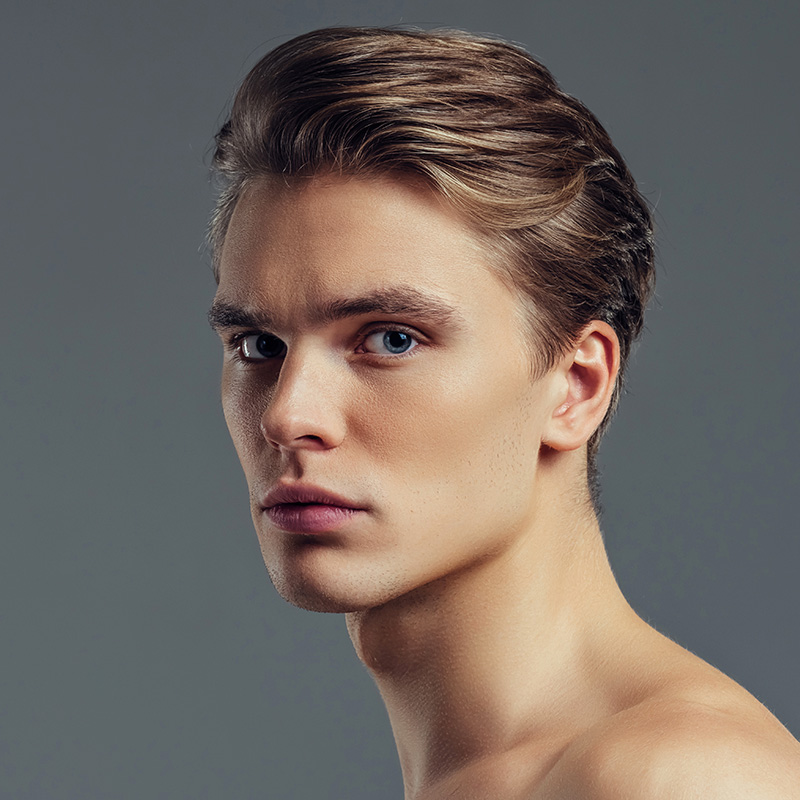
#> input picture quiz1/avc-mpg-face-shaving-tips-stages-sp.jpg, 800 x 800 px, given in place of balloon.png, which was not available
$ jupyter execute 4.6.ipynb
#> lines starting #> are read from the running program, lines starting #| are printed output that depends on the picture; after the words box and inside, x2 and y2 are one past the last pixel; in counts of white or black regions, pixels touching at a corner belong together; pictures that were not available may be replaced by others from this repository, and a replacement may not be noted
[cell 1]
import cv2 as cv
import numpy as np
import matplotlib.pyplot as plt

[cell 2]
cap = cv.VideoCapture(r"D:\Opencv\class.vision-master\videos\akhavan-green-bg.mp4")
bg_image = cv.imread(r"D:\Opencv\class.vision-master\images\balloon.png")
#> bg_image is the input picture: shape (800, 800, 3); mean B, G, R 99, 105.4, 115.3

w = int(cap.get(cv.CAP_PROP_FRAME_WIDTH))
h = int(cap.get(cv.CAP_PROP_FRAME_HEIGHT))

bg_image = cv.resize(bg_image, (w,h))

while True:
    ret, frame = cap.read()
    if not ret:
        break
    background = bg_image.copy()
    lab = cv.cvtColor(frame, cv.COLOR_BGR2LAB)
#> lab: shape (800, 800, 3); mean of channels 0, 1, 2 114.6, 131.2, 132.9
    a_channel = lab[:,:,1]
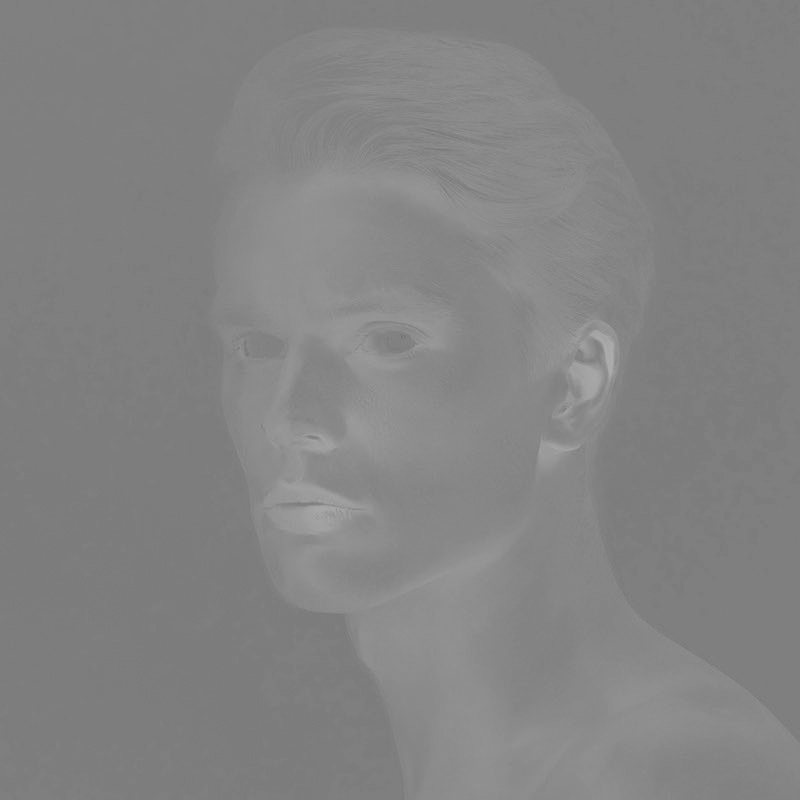
#> a_channel: shape (800, 800); min 114, max 174, mean 131.2
    _, th = cv.threshold(a_channel, 0, 255, cv.THRESH_BINARY+cv.THRESH_OTSU)
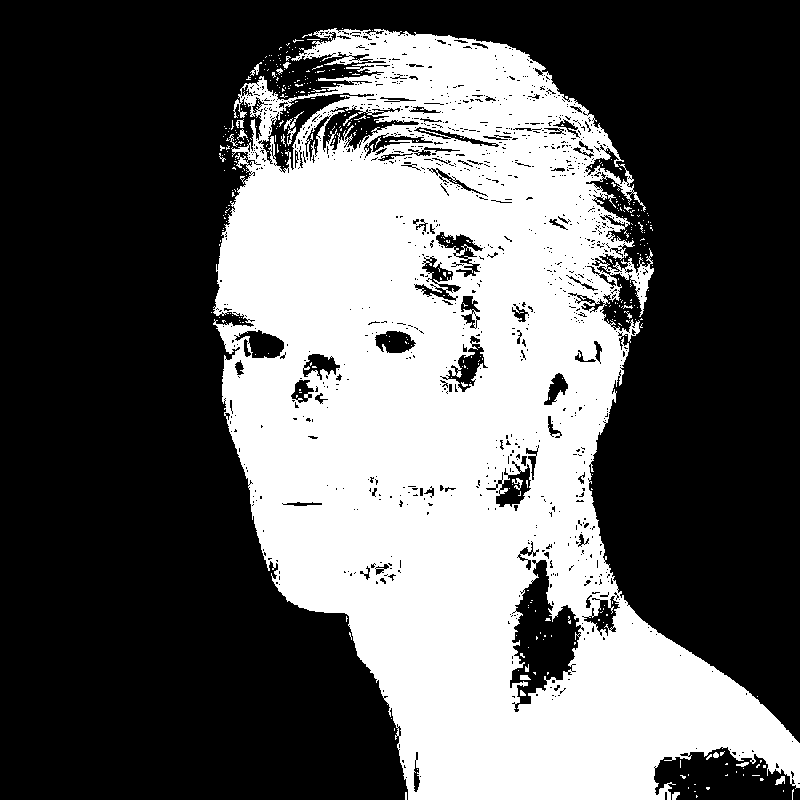
#> th: shape (800, 800); 38.1% white; 416 white regions (392 under 20 px), largest, box (x1, y1, x2, y2) and area: (213, 28, 800, 800) 241808, (284, 111, 304, 131) 83, (287, 127, 296, 146) 64
    mask_green = cv.bitwise_not(th)
    removed_bg = cv.bitwise_and(frame, frame, mask=th)
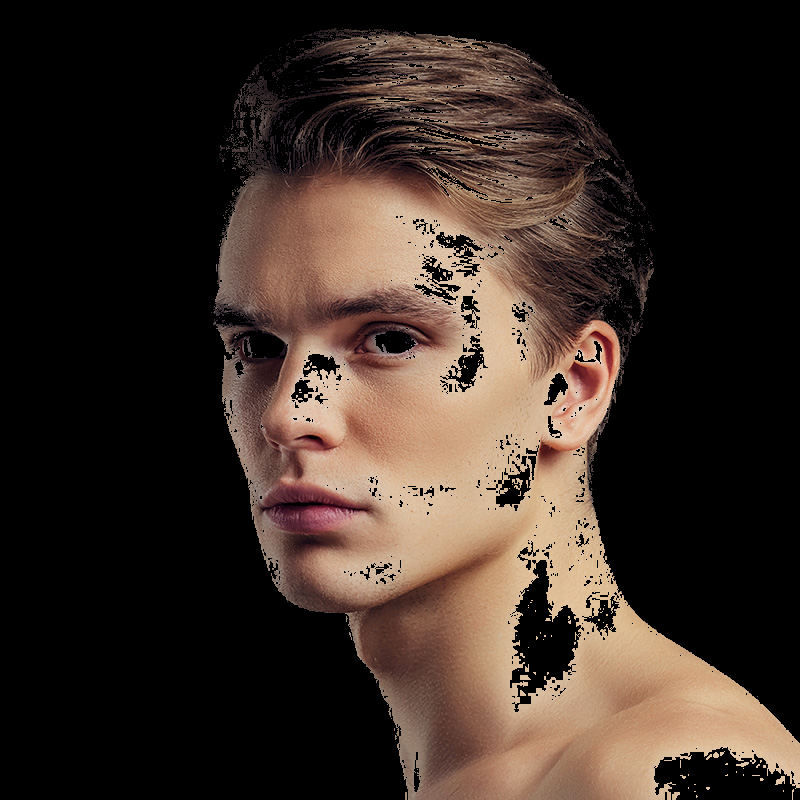
#> removed_bg: shape (800, 800, 3); mean B, G, R 37.6, 45.3, 58.3
    background = cv.bitwise_and(background, background, mask=mask_green)
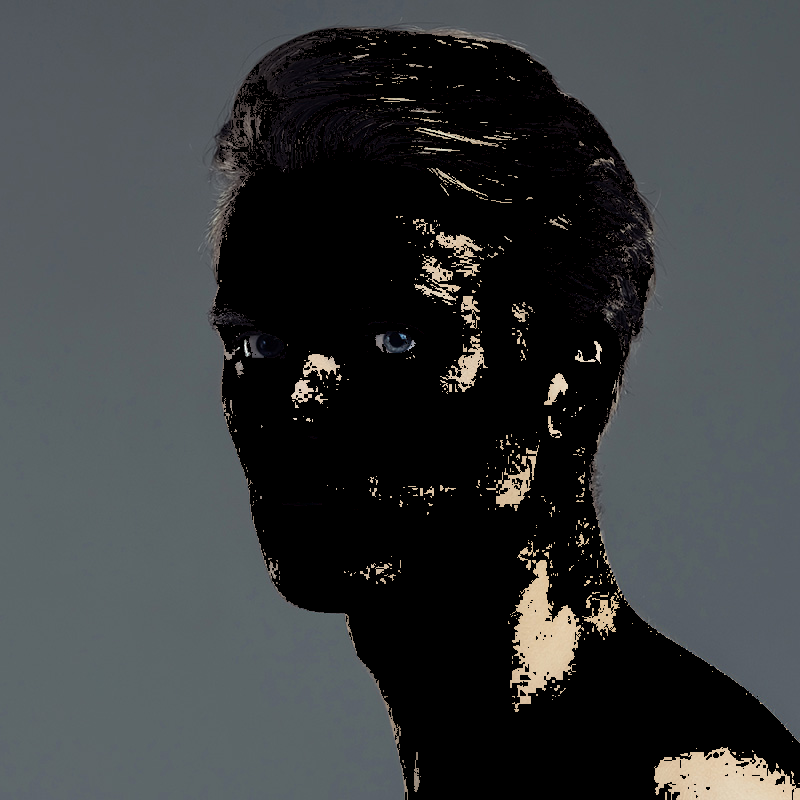
#> background: shape (800, 800, 3); mean B, G, R 61.4, 60.1, 57

    final = cv.add(removed_bg, background)
    cv.imshow("result", final)
    cv.waitKey(25)

cap.release()
cv.destroyAllWindows()
